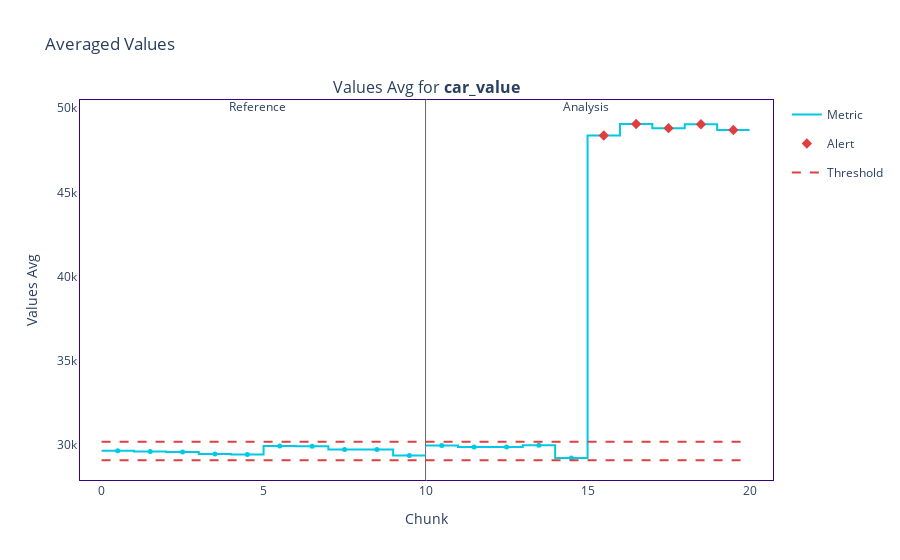
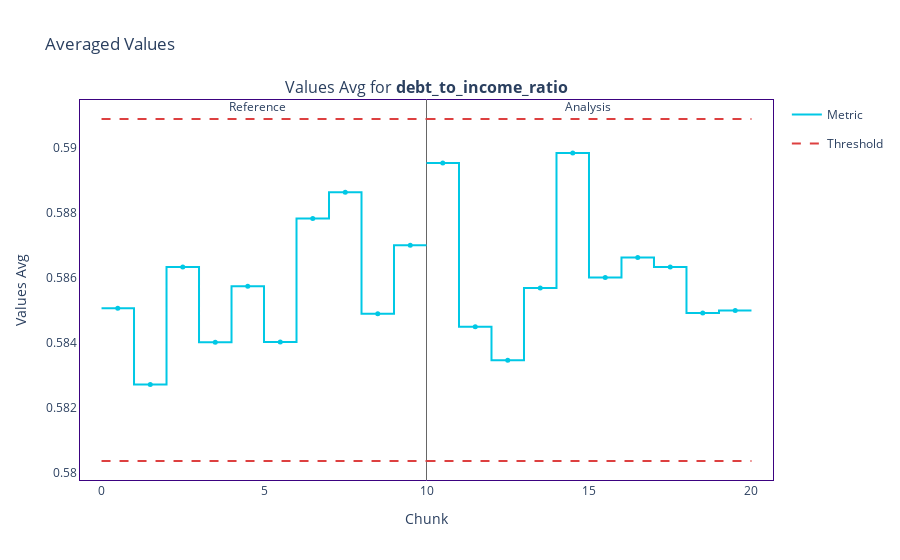
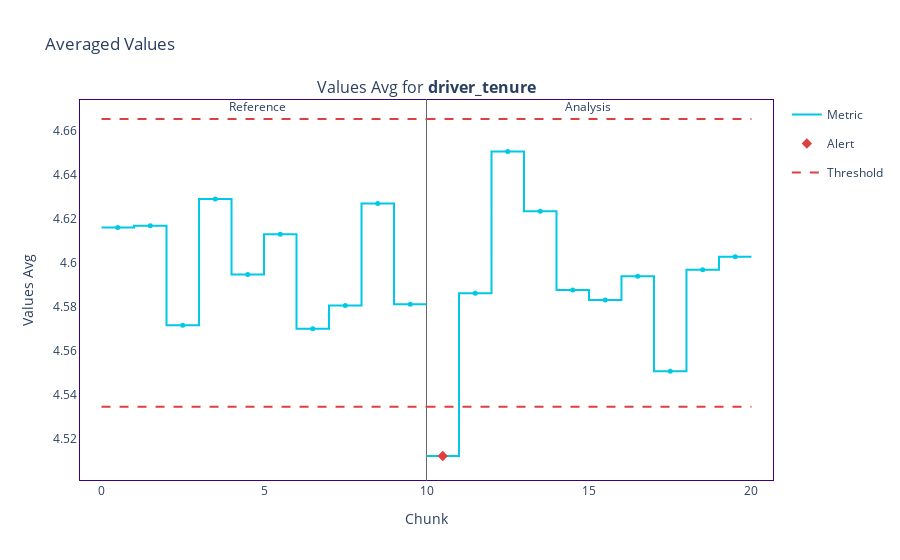

The notebook cell saved with these charts, in order:
### Code cell
for column_name in results.column_names:
    results.filter(column_names=column_name).plot().show()

### Figure 1 — Plotly figure (JSON) as saved in the notebook; plotly's stock layout.template omitted (floating-point values rounded to 4 significant figures)
{"data": [{"hoverinfo": "skip", "legendgroup": "metric_reference", "line": {"color": "#00c8e5", "shape": "hv", "width": 2}, "mode": "lines", "name": "Metric", "showlegend": true, "type": "scatter", "x": [0, 1, 2, 3, 4, 5, 6, 7, 8, 9, 10], "xaxis": "x", "y": [29660.0, 29620.0, 29580.0, 29460.0, 29440.0, 29940.0, 29920.0, 29730.0, 29730.0, 29380.0, 29380.0], "yaxis": "y"}, {"customdata": [["Values Avg for <b>car_value</b>", "<b style=\"color:#00c8e5;line-height:60px\">Reference</b>", "", "[0:4999]", "Chunk index: <b>0</b>", 29660.0], ["Values Avg for <b>car_value</b>", "<b style=\"color:#00c8e5;line-height:60px\">Reference</b>", "", "[5000:9999]", "Chunk index: <b>1</b>", 29620.0], ["Values Avg for <b>car_value</b>", "<b style=\"color:#00c8e5;line-height:60px\">Reference</b>", "", "[10000:14999]", "Chunk index: <b>2</b>", 29580.0], ["Values Avg for <b>car_value</b>", "<b style=\"color:#00c8e5;line-height:60px\">Reference</b>", "", "[15000:19999]", "Chunk index: <b>3</b>", 29460.0], ["Values Avg for <b>car_value</b>", "<b style=\"color:#00c8e5;line-height:60px\">Reference</b>", "", "[20000:24999]", "Chunk index: <b>4</b>", 29440.0], ["Values Avg for <b>car_value</b>", "<b style=\"color:#00c8e5;line-height:60px\">Reference</b>", "", "[25000:29999]", "Chunk index: <b>5</b>", 29940.0], ["Values Avg for <b>car_value</b>", "<b style=\"color:#00c8e5;line-height:60px\">Reference</b>", "", "[30000:34999]", "Chunk index: <b>6</b>", 29920.0], ["Values Avg for <b>car_value</b>", "<b style=\"color:#00c8e5;line-height:60px\">Reference</b>", "", "[35000:39999]", "Chunk index: <b>7</b>", 29730.0], ["Values Avg for <b>car_value</b>", "<b style=\"color:#00c8e5;line-height:60px\">Reference</b>", "", "[40000:44999]", "Chunk index: <b>8</b>", 29730.0], ["Values Avg for <b>car_value</b>", "<b style=\"color:#00c8e5;line-height:60px\">Reference</b>", "", "[45000:49999]", "Chunk index: <b>9</b>", 29380.0]], "hovertemplate": "%{customdata[1]} &nbsp; &nbsp; %{customdata[2]} <br />Chunk: <b>%{customdata[3]}</b> &nbsp; &nbsp; %{customdata[4]} <br />%{customdata[0]}: <b>%{customdata[5]}</b><b r /><extra></extra>", "legendgroup": "metric_reference", "marker": {"color": "#00c8e5", "size": 5, "symbol": "circle"}, "mode": "markers", "name": "Metric", "showlegend": false, "type": "scatter", "x": [0.5, 1.5, 2.5, 3.5, 4.5, 5.5, 6.5, 7.5, 8.5, 9.5], "xaxis": "x", "y": [29660.0, 29620.0, 29580.0, 29460.0, 29440.0, 29940.0, 29920.0, 29730.0, 29730.0, 29380.0, 29380.0], "yaxis": "y"}, {"hoverinfo": "skip", "legendgroup": "metric_analysis", "line": {"color": "#00c8e5", "shape": "hv", "width": 2}, "mode": "lines", "name": "Metric", "showlegend": false, "type": "scatter", "x": [10, 11, 12, 13, 14, 15, 16, 17, 18, 19, 20], "xaxis": "x", "y": [29960.0, 29880.0, 29880.0, 29980.0, 29230.0, 48380.0, 49060.0, 48810.0, 49050.0, 48710.0, 48710.0], "yaxis": "y"}, {"customdata": [["Values Avg for <b>car_value</b>", "<b style=\"color:#3b0280;line-height:60px\">Analysis</b>", "", "[0:4999]", "Chunk index: <b>0</b>", 29960.0], ["Values Avg for <b>car_value</b>", "<b style=\"color:#3b0280;line-height:60px\">Analysis</b>", "", "[5000:9999]", "Chunk index: <b>1</b>", 29880.0], ["Values Avg for <b>car_value</b>", "<b style=\"color:#3b0280;line-height:60px\">Analysis</b>", "", "[10000:14999]", "Chunk index: <b>2</b>", 29880.0], ["Values Avg for <b>car_value</b>", "<b style=\"color:#3b0280;line-height:60px\">Analysis</b>", "", "[15000:19999]", "Chunk index: <b>3</b>", 29980.0], ["Values Avg for <b>car_value</b>", "<b style=\"color:#3b0280;line-height:60px\">Analysis</b>", "", "[20000:24999]", "Chunk index: <b>4</b>", 29230.0], ["Values Avg for <b>car_value</b>", "<b style=\"color:#3b0280;line-height:60px\">Analysis</b>", "<span style=\"color:#AD0000\">⚠ <b>Drift detected</b></span>", "[25000:29999]", "Chunk index: <b>5</b>", 48380.0], ["Values Avg for <b>car_value</b>", "<b style=\"color:#3b0280;line-height:60px\">Analysis</b>", "<span style=\"color:#AD0000\">⚠ <b>Drift detected</b></span>", "[30000:34999]", "Chunk index: <b>6</b>", 49060.0], ["Values Avg for <b>car_value</b>", "<b style=\"color:#3b0280;line-height:60px\">Analysis</b>", "<span style=\"color:#AD0000\">⚠ <b>Drift detected</b></span>", "[35000:39999]", "Chunk index: <b>7</b>", 48810.0], ["Values Avg for <b>car_value</b>", "<b style=\"color:#3b0280;line-height:60px\">Analysis</b>", "<span style=\"color:#AD0000\">⚠ <b>Drift detected</b></span>", "[40000:44999]", "Chunk index: <b>8</b>", 49050.0], ["Values Avg for <b>car_value</b>", "<b style=\"color:#3b0280;line-height:60px\">Analysis</b>", "<span style=\"color:#AD0000\">⚠ <b>Drift detected</b></span>", "[45000:49999]", "Chunk index: <b>9</b>", 48710.0]], "hovertemplate": "%{customdata[1]} &nbsp; &nbsp; %{customdata[2]} <br />Chunk: <b>%{customdata[3]}</b> &nbsp; &nbsp; %{customdata[4]} <br />%{customdata[0]}: <b>%{customdata[5]}</b><b r /><extra></extra>", "legendgroup": "metric_analysis", "marker": {"color": "#00c8e5", "size": 5, "symbol": "circle"}, "mode": "markers", "name": "Metric", "showlegend": false, "type": "scatter", "x": [10.5, 11.5, 12.5, 13.5, 14.5, 15.5, 16.5, 17.5, 18.5, 19.5], "xaxis": "x", "y": [29960.0, 29880.0, 29880.0, 29980.0, 29230.0, 48380.0, 49060.0, 48810.0, 49050.0, 48710.0, 48710.0], "yaxis": "y"}, {"hoverinfo": "skip", "legendgroup": "alert", "marker": {"color": "#DD4040", "size": 8, "symbol": "diamond"}, "mode": "markers", "name": "Alert", "showlegend": true, "type": "scatter", "x": [15.5, 16.5, 17.5, 18.5, 19.5], "xaxis": "x", "y": [48380.0, 49060.0, 48810.0, 49050.0, 48710.0], "yaxis": "y"}, {"hoverinfo": "skip", "legendgroup": "thresh", "line": {"color": "#DD4040", "dash": "dash", "width": 2}, "mode": "lines", "name": "Threshold", "showlegend": true, "type": "scatter", "x": [0, 1, 2, 3, 4, 5, 6, 7, 8, 9, 10], "xaxis": "x", "y": [30190.0, 30190.0, 30190.0, 30190.0, 30190.0, 30190.0, 30190.0, 30190.0, 30190.0, 30190.0, 30190.0], "yaxis": "y"}, {"hoverinfo": "skip", "legendgroup": "thresh", "line": {"color": "#DD4040", "dash": "dash", "width": 2}, "mode": "lines", "name": "Threshold", "showlegend": false, "type": "scatter", "x": [0, 1, 2, 3, 4, 5, 6, 7, 8, 9, 10], "xaxis": "x", "y": [29100.0, 29100.0, 29100.0, 29100.0, 29100.0, 29100.0, 29100.0, 29100.0, 29100.0, 29100.0, 29100.0], "yaxis": "y"}, {"hoverinfo": "skip", "legendgroup": "thresh", "line": {"color": "#DD4040", "dash": "dash", "width": 2}, "mode": "lines", "name": "Threshold", "showlegend": false, "type": "scatter", "x": [10, 11, 12, 13, 14, 15, 16, 17, 18, 19, 20], "xaxis": "x", "y": [30190.0, 30190.0, 30190.0, 30190.0, 30190.0, 30190.0, 30190.0, 30190.0, 30190.0, 30190.0, 30190.0], "yaxis": "y"}, {"hoverinfo": "skip", "legendgroup": "thresh", "line": {"color": "#DD4040", "dash": "dash", "width": 2}, "mode": "lines", "name": "Threshold", "showlegend": false, "type": "scatter", "x": [10, 11, 12, 13, 14, 15, 16, 17, 18, 19, 20], "xaxis": "x", "y": [29100.0, 29100.0, 29100.0, 29100.0, 29100.0, 29100.0, 29100.0, 29100.0, 29100.0, 29100.0, 29100.0], "yaxis": "y"}], "layout": {"annotations": [{"font": {"size": 16}, "showarrow": false, "text": "Values Avg for <b>car_value</b>", "x": 0.5, "xanchor": "center", "xref": "paper", "y": 1, "yanchor": "bottom", "yref": "paper"}, {"showarrow": false, "text": "Reference", "x": 4.5, "xref": "x", "xshift": 10, "y": 1.01, "yref": "y domain"}, {"showarrow": false, "text": "Analysis", "x": 14.5, "xref": "x", "xshift": 15, "y": 1.01, "yref": "y domain"}], "autosize": true, "hoverlabel": {"bgcolor": "white", "font": {"size": 14}}, "legend": {"itemclick": false, "itemdoubleclick": false, "traceorder": "grouped"}, "paper_bgcolor": "rgba(255,255,255,1)", "plot_bgcolor": "rgba(255,255,255,1)", "shapes": [{"layer": "below", "line": {"color": "#666666", "width": 1}, "type": "line", "x0": 10, "x1": 10, "xref": "x", "y0": 0, "y1": 1, "yref": "y domain"}], "title": {"text": "Averaged Values "}, "xaxis": {"anchor": "y", "autorange": true, "domain": [0, 1], "linecolor": "#3b0280", "matches": "x", "mirror": true, "range": [-0.6396, 20.68], "showgrid": false, "title": {"text": "Chunk"}, "type": "linear", "zeroline": false}, "yaxis": {"anchor": "x", "autorange": true, "domain": [0, 1], "linecolor": "#3b0280", "mirror": true, "range": [27880.0, 50550.0], "showgrid": false, "title": {"text": "Values Avg"}, "type": "linear", "zeroline": false}}}

### Figure 2 — Plotly figure (JSON) as saved in the notebook; plotly's stock layout.template omitted (floating-point values rounded to 4 significant figures)
{"data": [{"hoverinfo": "skip", "legendgroup": "metric_reference", "line": {"color": "#00c8e5", "shape": "hv", "width": 2}, "mode": "lines", "name": "Metric", "showlegend": true, "type": "scatter", "x": [0, 1, 2, 3, 4, 5, 6, 7, 8, 9, 10], "xaxis": "x", "y": [0.5851, 0.5827, 0.5863, 0.584, 0.5857, 0.584, 0.5878, 0.5886, 0.5849, 0.587, 0.587], "yaxis": "y"}, {"customdata": [["Values Avg for <b>debt_to_income_ratio</b>", "<b style=\"color:#00c8e5;line-height:60px\">Reference</b>", "", "[0:4999]", "Chunk index: <b>0</b>", 0.5851], ["Values Avg for <b>debt_to_income_ratio</b>", "<b style=\"color:#00c8e5;line-height:60px\">Reference</b>", "", "[5000:9999]", "Chunk index: <b>1</b>", 0.5827], ["Values Avg for <b>debt_to_income_ratio</b>", "<b style=\"color:#00c8e5;line-height:60px\">Reference</b>", "", "[10000:14999]", "Chunk index: <b>2</b>", 0.5863], ["Values Avg for <b>debt_to_income_ratio</b>", "<b style=\"color:#00c8e5;line-height:60px\">Reference</b>", "", "[15000:19999]", "Chunk index: <b>3</b>", 0.584], ["Values Avg for <b>debt_to_income_ratio</b>", "<b style=\"color:#00c8e5;line-height:60px\">Reference</b>", "", "[20000:24999]", "Chunk index: <b>4</b>", 0.5857], ["Values Avg for <b>debt_to_income_ratio</b>", "<b style=\"color:#00c8e5;line-height:60px\">Reference</b>", "", "[25000:29999]", "Chunk index: <b>5</b>", 0.584], ["Values Avg for <b>debt_to_income_ratio</b>", "<b style=\"color:#00c8e5;line-height:60px\">Reference</b>", "", "[30000:34999]", "Chunk index: <b>6</b>", 0.5878], ["Values Avg for <b>debt_to_income_ratio</b>", "<b style=\"color:#00c8e5;line-height:60px\">Reference</b>", "", "[35000:39999]", "Chunk index: <b>7</b>", 0.5886], ["Values Avg for <b>debt_to_income_ratio</b>", "<b style=\"color:#00c8e5;line-height:60px\">Reference</b>", "", "[40000:44999]", "Chunk index: <b>8</b>", 0.5849], ["Values Avg for <b>debt_to_income_ratio</b>", "<b style=\"color:#00c8e5;line-height:60px\">Reference</b>", "", "[45000:49999]", "Chunk index: <b>9</b>", 0.587]], "hovertemplate": "%{customdata[1]} &nbsp; &nbsp; %{customdata[2]} <br />Chunk: <b>%{customdata[3]}</b> &nbsp; &nbsp; %{customdata[4]} <br />%{customdata[0]}: <b>%{customdata[5]}</b><b r /><extra></extra>", "legendgroup": "metric_reference", "marker": {"color": "#00c8e5", "size": 5, "symbol": "circle"}, "mode": "markers", "name": "Metric", "showlegend": false, "type": "scatter", "x": [0.5, 1.5, 2.5, 3.5, 4.5, 5.5, 6.5, 7.5, 8.5, 9.5], "xaxis": "x", "y": [0.5851, 0.5827, 0.5863, 0.584, 0.5857, 0.584, 0.5878, 0.5886, 0.5849, 0.587, 0.587], "yaxis": "y"}, {"hoverinfo": "skip", "legendgroup": "metric_analysis", "line": {"color": "#00c8e5", "shape": "hv", "width": 2}, "mode": "lines", "name": "Metric", "showlegend": false, "type": "scatter", "x": [10, 11, 12, 13, 14, 15, 16, 17, 18, 19, 20], "xaxis": "x", "y": [0.5895, 0.5845, 0.5835, 0.5857, 0.5898, 0.586, 0.5866, 0.5863, 0.5849, 0.585, 0.585], "yaxis": "y"}, {"customdata": [["Values Avg for <b>debt_to_income_ratio</b>", "<b style=\"color:#3b0280;line-height:60px\">Analysis</b>", "", "[0:4999]", "Chunk index: <b>0</b>", 0.5895], ["Values Avg for <b>debt_to_income_ratio</b>", "<b style=\"color:#3b0280;line-height:60px\">Analysis</b>", "", "[5000:9999]", "Chunk index: <b>1</b>", 0.5845], ["Values Avg for <b>debt_to_income_ratio</b>", "<b style=\"color:#3b0280;line-height:60px\">Analysis</b>", "", "[10000:14999]", "Chunk index: <b>2</b>", 0.5835], ["Values Avg for <b>debt_to_income_ratio</b>", "<b style=\"color:#3b0280;line-height:60px\">Analysis</b>", "", "[15000:19999]", "Chunk index: <b>3</b>", 0.5857], ["Values Avg for <b>debt_to_income_ratio</b>", "<b style=\"color:#3b0280;line-height:60px\">Analysis</b>", "", "[20000:24999]", "Chunk index: <b>4</b>", 0.5898], ["Values Avg for <b>debt_to_income_ratio</b>", "<b style=\"color:#3b0280;line-height:60px\">Analysis</b>", "", "[25000:29999]", "Chunk index: <b>5</b>", 0.586], ["Values Avg for <b>debt_to_income_ratio</b>", "<b style=\"color:#3b0280;line-height:60px\">Analysis</b>", "", "[30000:34999]", "Chunk index: <b>6</b>", 0.5866], ["Values Avg for <b>debt_to_income_ratio</b>", "<b style=\"color:#3b0280;line-height:60px\">Analysis</b>", "", "[35000:39999]", "Chunk index: <b>7</b>", 0.5863], ["Values Avg for <b>debt_to_income_ratio</b>", "<b style=\"color:#3b0280;line-height:60px\">Analysis</b>", "", "[40000:44999]", "Chunk index: <b>8</b>", 0.5849], ["Values Avg for <b>debt_to_income_ratio</b>", "<b style=\"color:#3b0280;line-height:60px\">Analysis</b>", "", "[45000:49999]", "Chunk index: <b>9</b>", 0.585]], "hovertemplate": "%{customdata[1]} &nbsp; &nbsp; %{customdata[2]} <br />Chunk: <b>%{customdata[3]}</b> &nbsp; &nbsp; %{customdata[4]} <br />%{customdata[0]}: <b>%{customdata[5]}</b><b r /><extra></extra>", "legendgroup": "metric_analysis", "marker": {"color": "#00c8e5", "size": 5, "symbol": "circle"}, "mode": "markers", "name": "Metric", "showlegend": false, "type": "scatter", "x": [10.5, 11.5, 12.5, 13.5, 14.5, 15.5, 16.5, 17.5, 18.5, 19.5], "xaxis": "x", "y": [0.5895, 0.5845, 0.5835, 0.5857, 0.5898, 0.586, 0.5866, 0.5863, 0.5849, 0.585, 0.585], "yaxis": "y"}, {"hoverinfo": "skip", "legendgroup": "alert", "marker": {"color": "#DD4040", "size": 8, "symbol": "diamond"}, "mode": "markers", "name": "Alert", "showlegend": true, "type": "scatter", "x": [], "xaxis": "x", "y": [], "yaxis": "y"}, {"hoverinfo": "skip", "legendgroup": "thresh", "line": {"color": "#DD4040", "dash": "dash", "width": 2}, "mode": "lines", "name": "Threshold", "showlegend": true, "type": "scatter", "x": [0, 1, 2, 3, 4, 5, 6, 7, 8, 9, 10], "xaxis": "x", "y": [0.5909, 0.5909, 0.5909, 0.5909, 0.5909, 0.5909, 0.5909, 0.5909, 0.5909, 0.5909, 0.5909], "yaxis": "y"}, {"hoverinfo": "skip", "legendgroup": "thresh", "line": {"color": "#DD4040", "dash": "dash", "width": 2}, "mode": "lines", "name": "Threshold", "showlegend": false, "type": "scatter", "x": [0, 1, 2, 3, 4, 5, 6, 7, 8, 9, 10], "xaxis": "x", "y": [0.5804, 0.5804, 0.5804, 0.5804, 0.5804, 0.5804, 0.5804, 0.5804, 0.5804, 0.5804, 0.5804], "yaxis": "y"}, {"hoverinfo": "skip", "legendgroup": "thresh", "line": {"color": "#DD4040", "dash": "dash", "width": 2}, "mode": "lines", "name": "Threshold", "showlegend": false, "type": "scatter", "x": [10, 11, 12, 13, 14, 15, 16, 17, 18, 19, 20], "xaxis": "x", "y": [0.5909, 0.5909, 0.5909, 0.5909, 0.5909, 0.5909, 0.5909, 0.5909, 0.5909, 0.5909, 0.5909], "yaxis": "y"}, {"hoverinfo": "skip", "legendgroup": "thresh", "line": {"color": "#DD4040", "dash": "dash", "width": 2}, "mode": "lines", "name": "Threshold", "showlegend": false, "type": "scatter", "x": [10, 11, 12, 13, 14, 15, 16, 17, 18, 19, 20], "xaxis": "x", "y": [0.5804, 0.5804, 0.5804, 0.5804, 0.5804, 0.5804, 0.5804, 0.5804, 0.5804, 0.5804, 0.5804], "yaxis": "y"}], "layout": {"annotations": [{"font": {"size": 16}, "showarrow": false, "text": "Values Avg for <b>debt_to_income_ratio</b>", "x": 0.5, "xanchor": "center", "xref": "paper", "y": 1, "yanchor": "bottom", "yref": "paper"}, {"showarrow": false, "text": "Reference", "x": 4.5, "xref": "x", "xshift": 10, "y": 1.01, "yref": "y domain"}, {"showarrow": false, "text": "Analysis", "x": 14.5, "xref": "x", "xshift": 15, "y": 1.01, "yref": "y domain"}], "autosize": true, "hoverlabel": {"bgcolor": "white", "font": {"size": 14}}, "legend": {"itemclick": false, "itemdoubleclick": false, "traceorder": "grouped"}, "paper_bgcolor": "rgba(255,255,255,1)", "plot_bgcolor": "rgba(255,255,255,1)", "shapes": [{"layer": "below", "line": {"color": "#666666", "width": 1}, "type": "line", "x0": 10, "x1": 10, "xref": "x", "y0": 0, "y1": 1, "yref": "y domain"}], "title": {"text": "Averaged Values "}, "xaxis": {"anchor": "y", "autorange": true, "domain": [0, 1], "linecolor": "#3b0280", "matches": "x", "mirror": true, "range": [-0.637, 20.64], "showgrid": false, "title": {"text": "Chunk"}, "type": "linear", "zeroline": false}, "yaxis": {"anchor": "x", "autorange": true, "domain": [0, 1], "linecolor": "#3b0280", "mirror": true, "range": [0.5798, 0.5915], "showgrid": false, "title": {"text": "Values Avg"}, "type": "linear", "zeroline": false}}}

### Figure 3 — Plotly figure (JSON) as saved in the notebook; plotly's stock layout.template omitted (floating-point values rounded to 4 significant figures)
{"data": [{"hoverinfo": "skip", "legendgroup": "metric_reference", "line": {"color": "#00c8e5", "shape": "hv", "width": 2}, "mode": "lines", "name": "Metric", "showlegend": true, "type": "scatter", "x": [0, 1, 2, 3, 4, 5, 6, 7, 8, 9, 10], "xaxis": "x", "y": [4.616, 4.617, 4.572, 4.629, 4.595, 4.613, 4.57, 4.581, 4.627, 4.581, 4.581], "yaxis": "y"}, {"customdata": [["Values Avg for <b>driver_tenure</b>", "<b style=\"color:#00c8e5;line-height:60px\">Reference</b>", "", "[0:4999]", "Chunk index: <b>0</b>", 4.616], ["Values Avg for <b>driver_tenure</b>", "<b style=\"color:#00c8e5;line-height:60px\">Reference</b>", "", "[5000:9999]", "Chunk index: <b>1</b>", 4.617], ["Values Avg for <b>driver_tenure</b>", "<b style=\"color:#00c8e5;line-height:60px\">Reference</b>", "", "[10000:14999]", "Chunk index: <b>2</b>", 4.572], ["Values Avg for <b>driver_tenure</b>", "<b style=\"color:#00c8e5;line-height:60px\">Reference</b>", "", "[15000:19999]", "Chunk index: <b>3</b>", 4.629], ["Values Avg for <b>driver_tenure</b>", "<b style=\"color:#00c8e5;line-height:60px\">Reference</b>", "", "[20000:24999]", "Chunk index: <b>4</b>", 4.595], ["Values Avg for <b>driver_tenure</b>", "<b style=\"color:#00c8e5;line-height:60px\">Reference</b>", "", "[25000:29999]", "Chunk index: <b>5</b>", 4.613], ["Values Avg for <b>driver_tenure</b>", "<b style=\"color:#00c8e5;line-height:60px\">Reference</b>", "", "[30000:34999]", "Chunk index: <b>6</b>", 4.57], ["Values Avg for <b>driver_tenure</b>", "<b style=\"color:#00c8e5;line-height:60px\">Reference</b>", "", "[35000:39999]", "Chunk index: <b>7</b>", 4.581], ["Values Avg for <b>driver_tenure</b>", "<b style=\"color:#00c8e5;line-height:60px\">Reference</b>", "", "[40000:44999]", "Chunk index: <b>8</b>", 4.627], ["Values Avg for <b>driver_tenure</b>", "<b style=\"color:#00c8e5;line-height:60px\">Reference</b>", "", "[45000:49999]", "Chunk index: <b>9</b>", 4.581]], "hovertemplate": "%{customdata[1]} &nbsp; &nbsp; %{customdata[2]} <br />Chunk: <b>%{customdata[3]}</b> &nbsp; &nbsp; %{customdata[4]} <br />%{customdata[0]}: <b>%{customdata[5]}</b><b r /><extra></extra>", "legendgroup": "metric_reference", "marker": {"color": "#00c8e5", "size": 5, "symbol": "circle"}, "mode": "markers", "name": "Metric", "showlegend": false, "type": "scatter", "x": [0.5, 1.5, 2.5, 3.5, 4.5, 5.5, 6.5, 7.5, 8.5, 9.5], "xaxis": "x", "y": [4.616, 4.617, 4.572, 4.629, 4.595, 4.613, 4.57, 4.581, 4.627, 4.581, 4.581], "yaxis": "y"}, {"hoverinfo": "skip", "legendgroup": "metric_analysis", "line": {"color": "#00c8e5", "shape": "hv", "width": 2}, "mode": "lines", "name": "Metric", "showlegend": false, "type": "scatter", "x": [10, 11, 12, 13, 14, 15, 16, 17, 18, 19, 20], "xaxis": "x", "y": [4.512, 4.586, 4.651, 4.623, 4.588, 4.583, 4.594, 4.551, 4.597, 4.603, 4.603], "yaxis": "y"}, {"customdata": [["Values Avg for <b>driver_tenure</b>", "<b style=\"color:#3b0280;line-height:60px\">Analysis</b>", "<span style=\"color:#AD0000\">⚠ <b>Drift detected</b></span>", "[0:4999]", "Chunk index: <b>0</b>", 4.512], ["Values Avg for <b>driver_tenure</b>", "<b style=\"color:#3b0280;line-height:60px\">Analysis</b>", "", "[5000:9999]", "Chunk index: <b>1</b>", 4.586], ["Values Avg for <b>driver_tenure</b>", "<b style=\"color:#3b0280;line-height:60px\">Analysis</b>", "", "[10000:14999]", "Chunk index: <b>2</b>", 4.651], ["Values Avg for <b>driver_tenure</b>", "<b style=\"color:#3b0280;line-height:60px\">Analysis</b>", "", "[15000:19999]", "Chunk index: <b>3</b>", 4.623], ["Values Avg for <b>driver_tenure</b>", "<b style=\"color:#3b0280;line-height:60px\">Analysis</b>", "", "[20000:24999]", "Chunk index: <b>4</b>", 4.588], ["Values Avg for <b>driver_tenure</b>", "<b style=\"color:#3b0280;line-height:60px\">Analysis</b>", "", "[25000:29999]", "Chunk index: <b>5</b>", 4.583], ["Values Avg for <b>driver_tenure</b>", "<b style=\"color:#3b0280;line-height:60px\">Analysis</b>", "", "[30000:34999]", "Chunk index: <b>6</b>", 4.594], ["Values Avg for <b>driver_tenure</b>", "<b style=\"color:#3b0280;line-height:60px\">Analysis</b>", "", "[35000:39999]", "Chunk index: <b>7</b>", 4.551], ["Values Avg for <b>driver_tenure</b>", "<b style=\"color:#3b0280;line-height:60px\">Analysis</b>", "", "[40000:44999]", "Chunk index: <b>8</b>", 4.597], ["Values Avg for <b>driver_tenure</b>", "<b style=\"color:#3b0280;line-height:60px\">Analysis</b>", "", "[45000:49999]", "Chunk index: <b>9</b>", 4.603]], "hovertemplate": "%{customdata[1]} &nbsp; &nbsp; %{customdata[2]} <br />Chunk: <b>%{customdata[3]}</b> &nbsp; &nbsp; %{customdata[4]} <br />%{customdata[0]}: <b>%{customdata[5]}</b><b r /><extra></extra>", "legendgroup": "metric_analysis", "marker": {"color": "#00c8e5", "size": 5, "symbol": "circle"}, "mode": "markers", "name": "Metric", "showlegend": false, "type": "scatter", "x": [10.5, 11.5, 12.5, 13.5, 14.5, 15.5, 16.5, 17.5, 18.5, 19.5], "xaxis": "x", "y": [4.512, 4.586, 4.651, 4.623, 4.588, 4.583, 4.594, 4.551, 4.597, 4.603, 4.603], "yaxis": "y"}, {"hoverinfo": "skip", "legendgroup": "alert", "marker": {"color": "#DD4040", "size": 8, "symbol": "diamond"}, "mode": "markers", "name": "Alert", "showlegend": true, "type": "scatter", "x": [10.5], "xaxis": "x", "y": [4.512], "yaxis": "y"}, {"hoverinfo": "skip", "legendgroup": "thresh", "line": {"color": "#DD4040", "dash": "dash", "width": 2}, "mode": "lines", "name": "Threshold", "showlegend": true, "type": "scatter", "x": [0, 1, 2, 3, 4, 5, 6, 7, 8, 9, 10], "xaxis": "x", "y": [4.665, 4.665, 4.665, 4.665, 4.665, 4.665, 4.665, 4.665, 4.665, 4.665, 4.665], "yaxis": "y"}, {"hoverinfo": "skip", "legendgroup": "thresh", "line": {"color": "#DD4040", "dash": "dash", "width": 2}, "mode": "lines", "name": "Threshold", "showlegend": false, "type": "scatter", "x": [0, 1, 2, 3, 4, 5, 6, 7, 8, 9, 10], "xaxis": "x", "y": [4.535, 4.535, 4.535, 4.535, 4.535, 4.535, 4.535, 4.535, 4.535, 4.535, 4.535], "yaxis": "y"}, {"hoverinfo": "skip", "legendgroup": "thresh", "line": {"color": "#DD4040", "dash": "dash", "width": 2}, "mode": "lines", "name": "Threshold", "showlegend": false, "type": "scatter", "x": [10, 11, 12, 13, 14, 15, 16, 17, 18, 19, 20], "xaxis": "x", "y": [4.665, 4.665, 4.665, 4.665, 4.665, 4.665, 4.665, 4.665, 4.665, 4.665, 4.665], "yaxis": "y"}, {"hoverinfo": "skip", "legendgroup": "thresh", "line": {"color": "#DD4040", "dash": "dash", "width": 2}, "mode": "lines", "name": "Threshold", "showlegend": false, "type": "scatter", "x": [10, 11, 12, 13, 14, 15, 16, 17, 18, 19, 20], "xaxis": "x", "y": [4.535, 4.535, 4.535, 4.535, 4.535, 4.535, 4.535, 4.535, 4.535, 4.535, 4.535], "yaxis": "y"}], "layout": {"annotations": [{"font": {"size": 16}, "showarrow": false, "text": "Values Avg for <b>driver_tenure</b>", "x": 0.5, "xanchor": "center", "xref": "paper", "y": 1, "yanchor": "bottom", "yref": "paper"}, {"showarrow": false, "text": "Reference", "x": 4.5, "xref": "x", "xshift": 10, "y": 1.01, "yref": "y domain"}, {"showarrow": false, "text": "Analysis", "x": 14.5, "xref": "x", "xshift": 15, "y": 1.01, "yref": "y domain"}], "autosize": true, "hoverlabel": {"bgcolor": "white", "font": {"size": 14}}, "legend": {"itemclick": false, "itemdoubleclick": false, "traceorder": "grouped"}, "paper_bgcolor": "rgba(255,255,255,1)", "plot_bgcolor": "rgba(255,255,255,1)", "shapes": [{"layer": "below", "line": {"color": "#666666", "width": 1}, "type": "line", "x0": 10, "x1": 10, "xref": "x", "y0": 0, "y1": 1, "yref": "y domain"}], "title": {"text": "Averaged Values "}, "xaxis": {"anchor": "y", "autorange": true, "domain": [0, 1], "linecolor": "#3b0280", "matches": "x", "mirror": true, "range": [-0.637, 20.64], "showgrid": false, "title": {"text": "Chunk"}, "type": "linear", "zeroline": false}, "yaxis": {"anchor": "x", "autorange": true, "domain": [0, 1], "linecolor": "#3b0280", "mirror": true, "range": [4.501, 4.674], "showgrid": false, "title": {"text": "Values Avg"}, "type": "linear", "zeroline": false}}}
